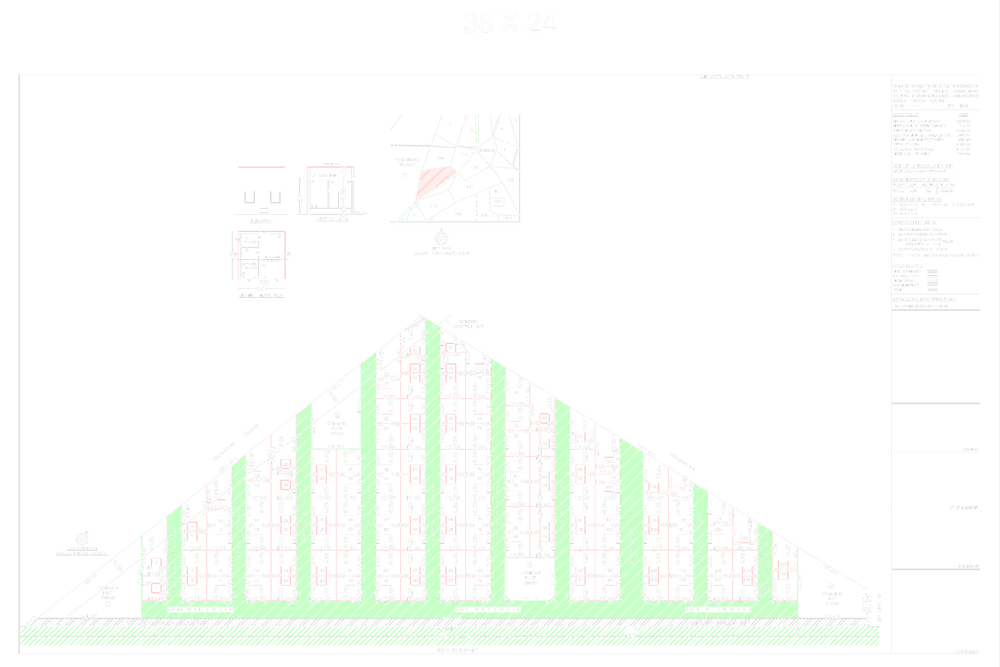
#> input picture converted_final_with_colors_page-1.png, 1000 x 667 px, shrunk from 8632 x 5760 before the run
$ python -i enhance_colors.py   (imports and definitions only)
#> lines starting #> are read from the running program, lines starting #| are printed output that depends on the picture
"""Enhance color visibility in PNG/WebP images by boosting saturation and contrast."""
from __future__ import annotations

import argparse
from pathlib import Path

import numpy as np
from PIL import Image, ImageEnhance


def enhance_color_visibility(image_path: Path, saturation_boost: float = 1.5, contrast_boost: float = 1.3) -> Image.Image:
    """
    Enhance color visibility by increasing saturation and contrast.
    Keeps white text and transparency intact.

    Args:
        image_path: Path to the PNG/WebP image.
        saturation_boost: Multiplier for color saturation (1.0 = no change, >1.0 = more vivid).
        contrast_boost: Multiplier for contrast (1.0 = no change, >1.0 = higher contrast).

    Returns:
        Enhanced PIL Image.
    """
#> called with image_path = 'converted_final_with_colors_page-1.png', saturation_boost = 1.5, contrast_boost = 1.3
    img = Image.open(image_path)
#> img is the input picture: PIL image 1000x667 RGBA; mean R, G, B, A 52, 57, 50.7, 22.5

    # Ensure RGBA for transparency support
    if img.mode != "RGBA":
        img = img.convert("RGBA")

    # Separate alpha channel
    alpha = img.split()[3]
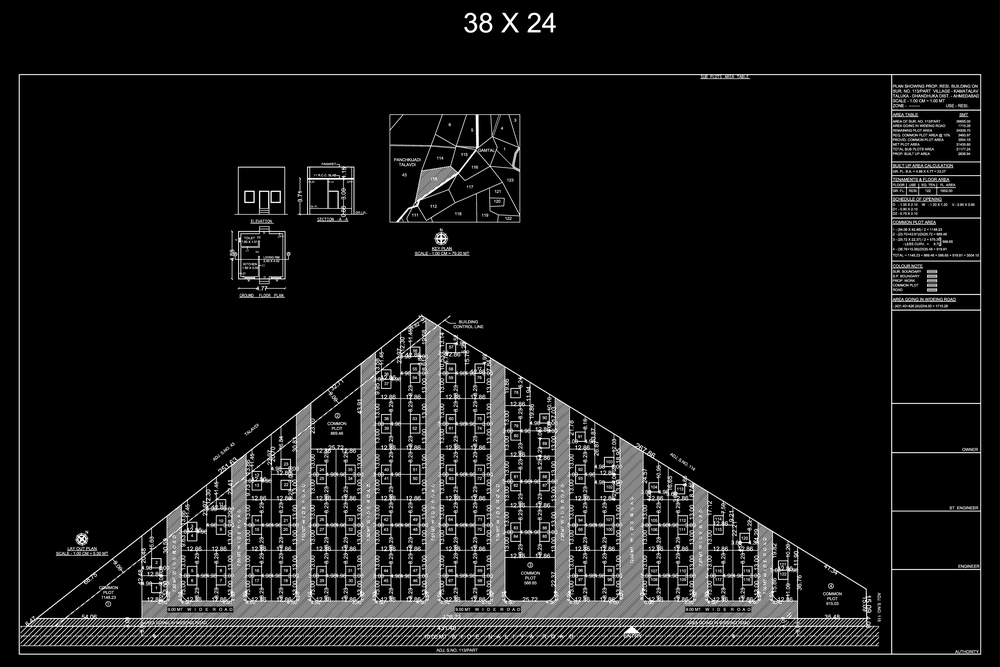
#> alpha: PIL image 1000x667 L; min 0, max 255, mean 22.5

    # Work with RGB only
    rgb_img = img.convert("RGB")
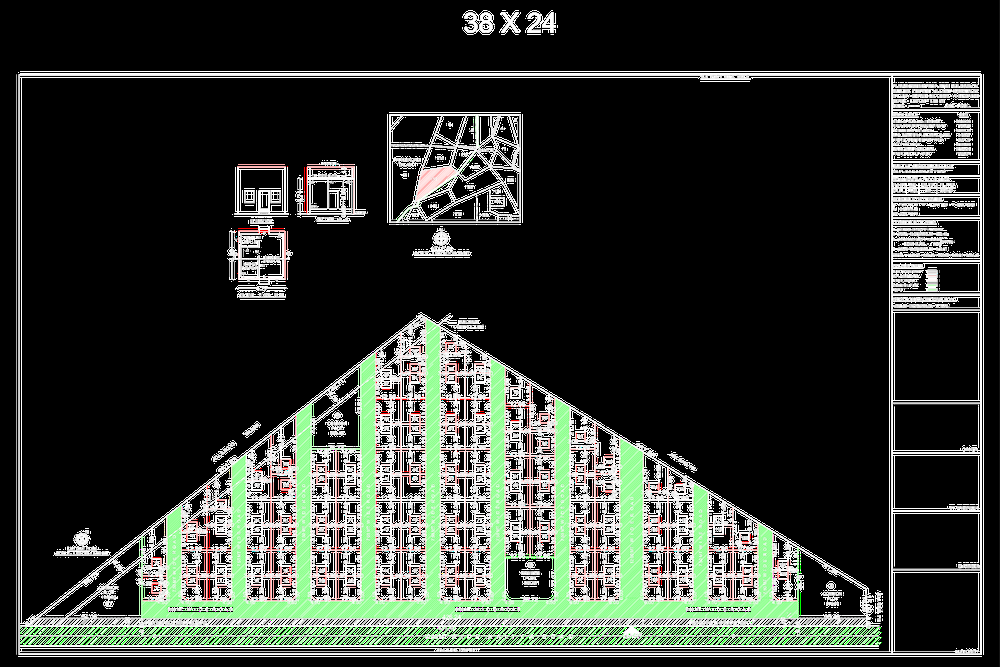
#> rgb_img: PIL image 1000x667 RGB; mean R, G, B 52, 57, 50.7

    # Boost saturation
    enhancer = ImageEnhance.Color(rgb_img)
    rgb_img = enhancer.enhance(saturation_boost)
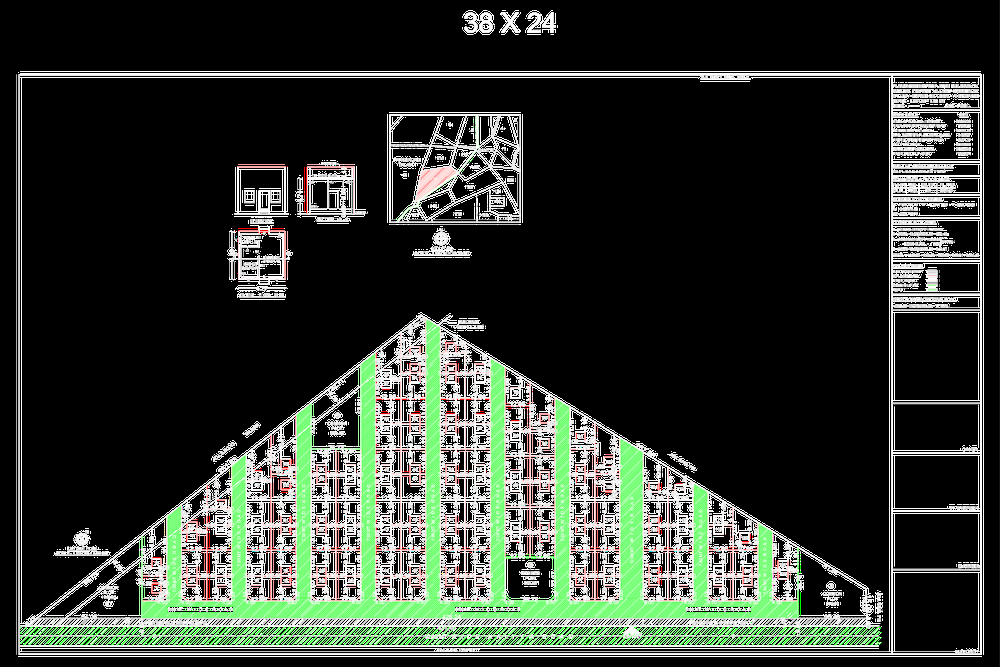
#> rgb_img: PIL image 1000x667 RGB; mean R, G, B 50.2, 56.9, 48.7

    # Boost contrast
    enhancer = ImageEnhance.Contrast(rgb_img)
    rgb_img = enhancer.enhance(contrast_boost)
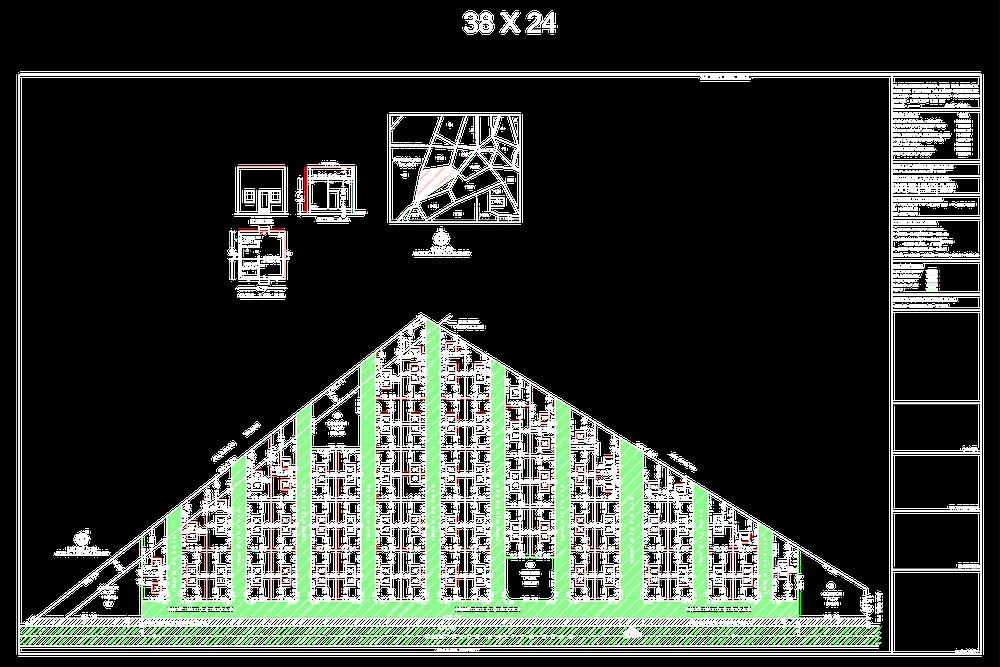
#> rgb_img: PIL image 1000x667 RGB; mean R, G, B 53.9, 59.6, 53.1

    # Restore alpha channel
    rgb_img.putalpha(alpha)
#> rgb_img: PIL image 1000x667 RGBA

    return rgb_img


# [55 lines left out: functions process_images, main, not called in this run]


# [2 lines not run here, left out]

>>> result = enhance_color_visibility('converted_final_with_colors_page-1.png')
